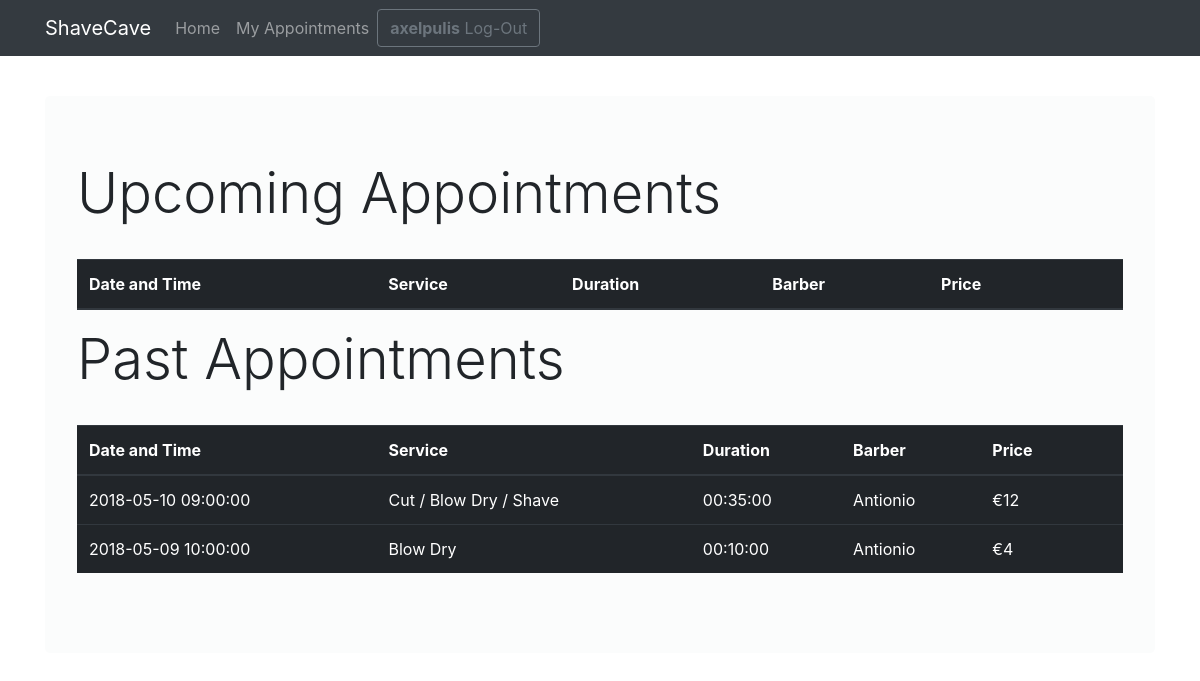
Screenshot of /ex5/viewbookings.php (signed in) with the database file from the repository.
### tables this page shows
CREATE TABLE `booking` (
  `booking_id` int(11) NOT NULL,
  `start_date` datetime NOT NULL,
  `end_date` datetime NOT NULL,
  `client_id` int(11) NOT NULL,
  `service_id` int(11) NOT NULL,
  `barber_id` int(11) NOT NULL
);

CREATE TABLE `service` (
  `service_id` int(11) NOT NULL,
  `type` text NOT NULL,
  `price` double NOT NULL,
  `Duration` time NOT NULL
);

CREATE TABLE `barber` (
  `barber_id` int(11) NOT NULL,
  `name` varchar(100) NOT NULL,
  `surname` varchar(100) NOT NULL,
  `mobile` varchar(15) NOT NULL,
  `town_id` int(11) NOT NULL,
  `account_id` int(11) NOT NULL
);

### ex5/viewbookings.php (the view, shortened to what this page needs)
<!doctype html>
<html lang="en">
    <head>
        <link rel="stylesheet" href="https://stackpath.bootstrapcdn.com/bootstrap/4.1.1/css/bootstrap.min.css">
    </head>
    <body>
    <?php
        $conn = mysqli_connect("localhost","root","","project_db",3306);
    ?>
        <nav class="navbar navbar-expand-lg navbar-dark bg-dark fixed-top" role="navigation">
            <div class="container">
                <a class="navbar-brand" href="#">ShaveCave</a>
            <div class="collapse navbar-collapse" id="exCollapsingNavbar">
            <ul class="nav navbar-nav">
            <li class="nav-item"><a href="index.php" class="nav-link">Home</a></li>
        <?php
            if (!isset($_SESSION['username'])){
                echo "<li class='nav-item'><a href='register.php' class='nav-link'>Register</a></li>";
            }
            else{
                echo "<li class='nav-item'><a href='viewbookings.php' class='nav-link'>My Appointments</a></li>";
            }
        ?>
            </ul>
            <?php
            if (isset($_SESSION['username']))
            {
                $user = $_SESSION['username'];
                echo "<button onclick='location.href = \"logout.php\"' type='button' id='dropdownMenu1'  class='btn btn-outline-secondary'> <strong>$user</strong> Log-Out</button>";
            }
            ?>
        </div>
    </div>
</nav>
<br><br><br><br>
    <div class="container">
     <div class="jumbotron" style="background-color:#f8f9fa85;">
     <h1 class="display-4">Upcoming Appointments</h1><br>
    <table class="table table-hover table-dark">
  <thead>
    <tr>
      <th scope="col">Date and Time</th>
      <th scope="col">Service</th>
      <th scope="col">Duration</th>
      <th scope="col">Barber</th>
      <th scope="col">Price</th>
      <th scope="col"></th>
    </tr>
  </thead>
   </table>
    <h1 class="display-4">Past Appointments</h1><br>
    <table class="table table-hover table-dark">
  <thead>
    <tr>
      <th scope="col">Date and Time</th>
      <th scope="col">Service</th>
      <th scope="col">Duration</th>
      <th scope="col">Barber</th>
      <th scope="col">Price</th>
      <th scope="col"></th>
    </tr>
  </thead>
       <tbody>
            <?php
        $client_id = $_SESSION['clientid'];
        $currentDateTime = date('Y-m-d H:i:s');
        $get_future_bookings = "SELECT booking.booking_id, booking.start_date, barber.name, service.type ,service.price, service.Duration
FROM booking INNER JOIN barber ON booking.barber_id = barber.barber_id INNER JOIN service ON booking.service_id = service.service_id
WHERE client_id = $client_id AND booking.start_date < '$currentDateTime'";
        $result = mysqli_query($conn, $get_future_bookings) or die("Error in query: ". mysqli_error($conn));
       while ($row = mysqli_fetch_assoc($result)){
            echo "<tr>
            <td>$row[start_date]</td>
            <td>$row[type]</td>
            <td>$row[Duration]</td>
            <td>$row[name]</td>
            <td>&euro;$row[price]<td/>
            </tr>";
         }
        ?>
        </tbody>
         </table>
   </div>
    </div>
    <link rel="stylesheet" type="text/css" href="css/style.css">
  </body>
</html>

### ex5/css/style.css (style rules this page uses)
html { background-image: url("https://wallpapercave.com/wp/wp1946411.jpg"); height: 100%; background-position: center; background-repeat: no-repeat; background-size: cover; }
body { background-color: transparent; }

### rows the page displays
booking: start_date "2018-05-10 09:00:00", service.type "Cut / Blow Dry / Shave", service.Duration "00:35:00", barber.name "Antionio", service.price "12"
booking: start_date "2018-05-09 10:00:00", service.type "Blow Dry", service.Duration "00:10:00", barber.name "Antionio", service.price "4"

### other values shown
$user "axelpulis"
